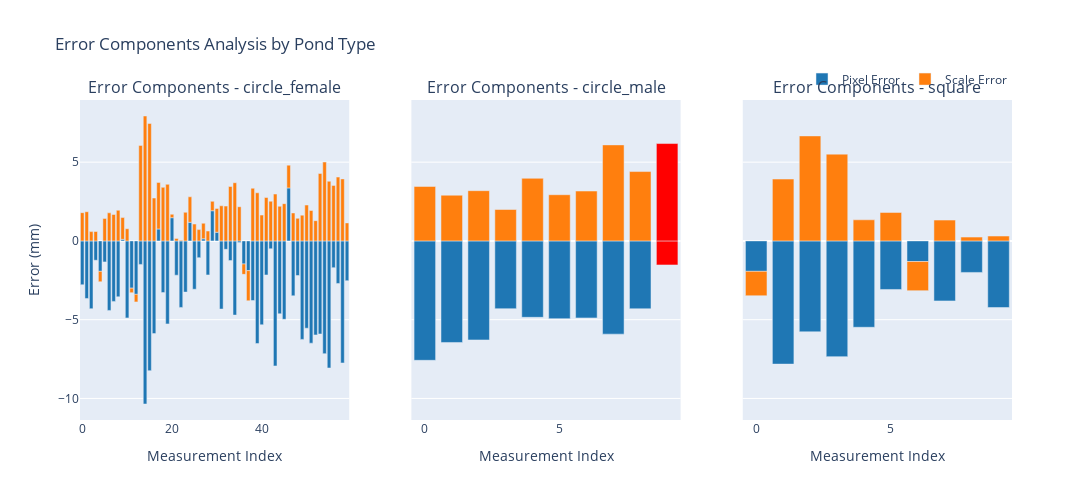

The code cell stored with this chart in its notebook:
### Code cell
# Create plotly subplots for error components bar plots
pond_types = df['Pond_Type'].unique()
n_pond_types = len(pond_types)


# Prepare data for all pond types
pond_data = {}
for pond_type in pond_types:
    df_pond = df[df['Pond_Type'] == pond_type].copy()
    df_pond = df_pond.reset_index(drop=True)
    df_pond=df_pond.sort_values(by='Label')
    
    # Calculate error components in mm
    mm_per_px_gt = 10 / df_pond['mean_scale']
    mm_per_px_pred = 10 / df_pond['pred_scale']


    df_pond['pixel_error_mm'] = (df_pond['pred_Distance_pixels'] - df_pond['mean_pixels']) * mm_per_px_pred
    df_pond['scale_error_mm'] = df_pond['mean_pixels'] * (mm_per_px_pred - mm_per_px_gt)
    df_pond['total_error_mm'] = df_pond['pixel_error_mm'] + df_pond['scale_error_mm']

    
    # Calculate total error and identify outliers using IQR
    df_pond['total_error_mm'] = df_pond['pixel_error_mm'] + df_pond['scale_error_mm']
    q1_total = df_pond['total_error_mm'].quantile(0.25)
    q3_total = df_pond['total_error_mm'].quantile(0.75)
    iqr_total = q3_total - q1_total
    outlier_threshold_low_total = q1_total - 1.5 * iqr_total
    outlier_threshold_high_total = q3_total + 1.5 * iqr_total
    df_pond['is_outlier_total'] = (df_pond['total_error_mm'] < outlier_threshold_low_total) | (df_pond['total_error_mm'] > outlier_threshold_high_total)
    
    # Calculate MAPE outliers using IQR
    q1_mape = df_pond['mape_percent'].quantile(0.25)
    q3_mape = df_pond['mape_percent'].quantile(0.75)
    iqr_mape = q3_mape - q1_mape
    outlier_threshold_low_mape = q1_mape - 1.5 * iqr_mape
    outlier_threshold_high_mape = q3_mape + 1.5 * iqr_mape
    df_pond['is_outlier_mape'] = (df_pond['mape_percent'] < outlier_threshold_low_mape) | (df_pond['mape_percent'] > outlier_threshold_high_mape)
    
    pond_data[pond_type] = df_pond

# Create plotly subplots for error components bar plots
fig_bar = make_subplots(
    rows=1, cols=n_pond_types,
    subplot_titles=[f'Error Components - {pond_type}' for pond_type in pond_types],
    shared_yaxes=True
)

for i, pond_type in enumerate(pond_types):
    df_pond = pond_data[pond_type]
    
    # Add Pixel Error bars
    fig_bar.add_trace(
        go.Bar(
            name='Pixel Error' if i == 0 else '',  # Only show legend for first subplot
            x=df_pond.index,
            y=df_pond['pixel_error_mm'],
            marker_color=['red' if is_outlier else '#1f77b4' for is_outlier in df_pond['is_outlier_total']],
            showlegend=(i == 0),  # Only show legend for first subplot
            hovertemplate="Image: %{customdata[0]}<br>" +
                         "Prawn ID: %{customdata[1]}<br>" +
                         "Pixel Error: %{y:.2f}mm<br>" +
                         "Total Error: %{customdata[2]:.2f}mm<extra></extra>",  
            customdata=list(zip(df_pond['Label'], df_pond['PrawnID'], df_pond['total_error_mm']))
        ),
        row=1, col=i+1
    )
    
    # Add Scale Error bars
    fig_bar.add_trace(
        go.Bar(
            name='Scale Error' if i == 0 else '',  # Only show legend for first subplot
            x=df_pond.index,
            y=df_pond['scale_error_mm'],
            marker_color=['red' if is_outlier else '#ff7f0e' for is_outlier in df_pond['is_outlier_total']],
            showlegend=(i == 0),  # Only show legend for first subplot
            hovertemplate="Image: %{customdata[0]}<br>" +
                         "Prawn ID: %{customdata[1]}<br>" +
                         "Scale Error: %{y:.2f}mm<br>" +
                         "Total Error: %{customdata[2]:.2f}mm<extra></extra>",  
            customdata=list(zip(df_pond['Label'], df_pond['PrawnID'], df_pond['total_error_mm']))
        ),
        row=1, col=i+1
    )
    
    # Highlight MAPE outliers
    fig_bar.add_trace(
        go.Scatter(
            x=df_pond.index[df_pond['is_outlier_mape']],
            y=df_pond['total_error_mm'][df_pond['is_outlier_mape']],
            mode='markers',
            marker=dict(color='purple', size=10, symbol='x'),
            name='MAPE Outlier' if i == 0 else '',
            showlegend=(i == 0),
            hovertemplate="Image: %{customdata[0]}<br>" +
                         "Prawn ID: %{customdata[1]}<br>" +
                         "Total Error: %{y:.2f}mm<extra></extra>",
            customdata=list(zip(df_pond['Label'], df_pond['PrawnID']))
        ),
        row=1, col=i+1
    )

# Update layout
fig_bar.update_layout(
    title='Error Components Analysis by Pond Type',
    barmode='relative',  # Shows stacked bars
    height=500,
    width=1200,
    showlegend=True,
    legend=dict(
        orientation="h",
        yanchor="bottom",
        y=1.02,
        xanchor="right",
        x=1
    )
)

# Update axes
for i in range(n_pond_types):
    fig_bar.update_xaxes(title_text="Measurement Index", row=1, col=i+1)
    if i == 0:  # Only show y-axis title for first subplot
        fig_bar.update_yaxes(title_text="Error (mm)", row=1, col=i+1)

fig_bar.show()

### Figure 1 — Plotly figure (JSON) as saved in the notebook; plotly's stock layout.template omitted (floating-point values rounded to 4 significant figures; data arrays with more than 128 entries replaced by an {"elided": "..."} marker saying what was removed)
{"data": [{"customdata": {"elided": "60x3 mixed values"}, "hovertemplate": "Image: %{customdata[0]}<br>Prawn ID: %{customdata[1]}<br>Pixel Error: %{y:.2f}mm<br>Total Error: %{customdata[2]:.2f}mm<extra></extra>", "marker": {"color": ["#1f77b4", "#1f77b4", "#1f77b4", "#1f77b4", "#1f77b4", "#1f77b4", "#1f77b4", "#1f77b4", "#1f77b4", "#1f77b4", "#1f77b4", "#1f77b4", "#1f77b4", "#1f77b4", "#1f77b4", "#1f77b4", "#1f77b4", "#1f77b4", "#1f77b4", "#1f77b4", "#1f77b4", "#1f77b4", "#1f77b4", "#1f77b4", "#1f77b4", "#1f77b4", "#1f77b4", "#1f77b4", "#1f77b4", "#1f77b4", "#1f77b4", "#1f77b4", "#1f77b4", "#1f77b4", "#1f77b4", "#1f77b4", "#1f77b4", "#1f77b4", "#1f77b4", "#1f77b4", "#1f77b4", "#1f77b4", "#1f77b4", "#1f77b4", "#1f77b4", "#1f77b4", "#1f77b4", "#1f77b4", "#1f77b4", "#1f77b4", "#1f77b4", "#1f77b4", "#1f77b4", "#1f77b4", "#1f77b4", "#1f77b4", "#1f77b4", "#1f77b4", "#1f77b4", "#1f77b4"]}, "name": "Pixel Error", "showlegend": true, "type": "bar", "x": [0, 1, 2, 3, 4, 5, 6, 7, 8, 9, 10, 11, 12, 15, 14, 13, 16, 17, 18, 19, 20, 21, 22, 23, 24, 35, 34, 33, 32, 29, 28, 30, 31, 27, 26, 25, 37, 36, 38, 39, 40, 41, 48, 45, 44, 46, 47, 43, 42, 49, 53, 54, 55, 56, 57, 58, 50, 51, 52, 59], "xaxis": "x", "y": [-2.784, -3.654, -4.304, -1.228, -1.931, -1.331, -4.412, -3.841, -3.548, 0.09963, -4.888, -3.0, -3.39, -8.236, -10.35, -1.493, -5.883, 0.7581, -3.28, -5.268, 1.475, -2.176, -4.222, -3.25, 1.184, -0.1065, -4.707, -1.249, -0.5322, 1.916, -2.158, 0.5523, -4.326, 0.1357, -1.062, -3.068, -1.885, -1.464, -3.783, -6.516, -5.326, -2.161, -2.195, -4.975, -4.626, 3.365, -3.486, -7.936, -0.5003, -6.25, -5.906, -7.156, -8.066, -1.697, -2.701, -7.748, -5.542, -6.491, -5.968, -2.524], "yaxis": "y"}, {"customdata": {"elided": "60x3 mixed values"}, "hovertemplate": "Image: %{customdata[0]}<br>Prawn ID: %{customdata[1]}<br>Scale Error: %{y:.2f}mm<br>Total Error: %{customdata[2]:.2f}mm<extra></extra>", "marker": {"color": ["#ff7f0e", "#ff7f0e", "#ff7f0e", "#ff7f0e", "#ff7f0e", "#ff7f0e", "#ff7f0e", "#ff7f0e", "#ff7f0e", "#ff7f0e", "#ff7f0e", "#ff7f0e", "#ff7f0e", "#ff7f0e", "#ff7f0e", "#ff7f0e", "#ff7f0e", "#ff7f0e", "#ff7f0e", "#ff7f0e", "#ff7f0e", "#ff7f0e", "#ff7f0e", "#ff7f0e", "#ff7f0e", "#ff7f0e", "#ff7f0e", "#ff7f0e", "#ff7f0e", "#ff7f0e", "#ff7f0e", "#ff7f0e", "#ff7f0e", "#ff7f0e", "#ff7f0e", "#ff7f0e", "#ff7f0e", "#ff7f0e", "#ff7f0e", "#ff7f0e", "#ff7f0e", "#ff7f0e", "#ff7f0e", "#ff7f0e", "#ff7f0e", "#ff7f0e", "#ff7f0e", "#ff7f0e", "#ff7f0e", "#ff7f0e", "#ff7f0e", "#ff7f0e", "#ff7f0e", "#ff7f0e", "#ff7f0e", "#ff7f0e", "#ff7f0e", "#ff7f0e", "#ff7f0e", "#ff7f0e"]}, "name": "Scale Error", "showlegend": true, "type": "bar", "x": [0, 1, 2, 3, 4, 5, 6, 7, 8, 9, 10, 11, 12, 15, 14, 13, 16, 17, 18, 19, 20, 21, 22, 23, 24, 35, 34, 33, 32, 29, 28, 30, 31, 27, 26, 25, 37, 36, 38, 39, 40, 41, 48, 45, 44, 46, 47, 43, 42, 49, 53, 54, 55, 56, 57, 58, 50, 51, 52, 59], "xaxis": "x", "y": [1.794, 1.854, 0.5912, 0.5972, -0.6614, 1.43, 1.783, 1.677, 1.946, 1.384, 0.7716, -0.2852, -0.4793, 7.455, 7.93, 6.064, 2.721, 2.957, 3.4, 3.592, 0.2171, 0.1593, 0.0408, 1.817, 1.616, 2.171, 3.694, 3.457, 2.212, 0.5962, 0.6263, 1.512, 2.23, 0.9852, 0.7188, 1.072, -1.915, -0.6585, 3.343, 3.056, 1.639, 2.757, 1.433, 2.365, 2.199, 1.447, 1.775, 2.975, 2.52, 1.637, 4.28, 5.009, 3.788, 3.524, 4.052, 3.938, 2.279, 1.93, 1.287, 1.143], "yaxis": "y"}, {"customdata": [["carapace:undistorted_GX010067_33_625.jpg_gamma", "Prawn_1"], ["carapace:undistorted_GX010067_33_625.jpg_gamma", "Prawn_3"], ["carapace:undistorted_GX010068_26_666.jpg_gamma", "Prawn_1"], ["carapace:undistorted_GX010068_26_666.jpg_gamma", "Prawn_2"], ["carapace:undistorted_GX010068_27_795.jpg_gamma", "Prawn_1"], ["carapace:undistorted_GX010069_19_191.jpg_gamma", "Prawn_0"], ["carapace:undistorted_GX010069_19_191.jpg_gamma", "Prawn_1"], ["carapace:undistorted_GX010069_19_191.jpg_gamma", "Prawn_2"], ["carapace:undistorted_GX010069_19_191.jpg_gamma", "Prawn_3"], ["carapace:undistorted_GX010069_53_796.jpg_gamma", "Prawn_1"], ["carapace:undistorted_GX010073_55_1014.jpg_gamma", "Prawn_3"], ["carapace:undistorted_GX010077_14_237.jpg_gamma", "Prawn_0"], ["carapace:undistorted_GX010077_14_237.jpg_gamma", "Prawn_2"], ["carapace:undistorted_GX010080_157_2283.jpg_gamma", "Prawn_4"], ["carapace:undistorted_GX010080_157_2283.jpg_gamma", "Prawn_3"], ["carapace:undistorted_GX010080_157_2283.jpg_gamma", "Prawn_0"], ["carapace:undistorted_GX010080_193_2640.jpg_gamma", "Prawn_0"], ["carapace:undistorted_GX010080_212_2954.jpg_gamma", "Prawn_0"], ["carapace:undistorted_GX010080_212_2954.jpg_gamma", "Prawn_1"], ["carapace:undistorted_GX010080_212_2954.jpg_gamma", "Prawn_2"], ["carapace:undistorted_GX010080_237_3366.jpg_gamma", "Prawn_0"], ["carapace:undistorted_GX010080_237_3366.jpg_gamma", "Prawn_1"], ["carapace:undistorted_GX010080_237_3366.jpg_gamma", "Prawn_2"], ["carapace:undistorted_GX010080_238_3392.jpg_gamma", "Prawn_0"], ["carapace:undistorted_GX010080_238_3392.jpg_gamma", "Prawn_4"], ["carapace:undistorted_GX010082_236_3137.jpg_gamma", "Prawn_3"], ["carapace:undistorted_GX010082_236_3137.jpg_gamma", "Prawn_2"], ["carapace:undistorted_GX010082_236_3137.jpg_gamma", "Prawn_1"], ["carapace:undistorted_GX010082_236_3137.jpg_gamma", "Prawn_0"], ["carapace:undistorted_GX010082_53_796.jpg_gamma", "Prawn_1"], ["carapace:undistorted_GX010082_53_796.jpg_gamma", "Prawn_0"], ["carapace:undistorted_GX010082_65_1070.jpg_gamma", "Prawn_0"], ["carapace:undistorted_GX010082_65_1070.jpg_gamma", "Prawn_2"], ["carapace:undistorted_GX010082_8_59.jpg_gamma", "Prawn_4"], ["carapace:undistorted_GX010082_8_59.jpg_gamma", "Prawn_3"], ["carapace:undistorted_GX010082_8_59.jpg_gamma", "Prawn_1"], ["carapace:undistorted_GX010084_130_1748.jpg_gamma", "Prawn_0"], ["carapace:undistorted_GX010084_30_344.jpg_gamma", "Prawn_5"], ["carapace:undistorted_GX010085_261_3610.jpg_gamma", "Prawn_1"], ["carapace:undistorted_GX010085_261_3610.jpg_gamma", "Prawn_2"], ["carapace:undistorted_GX010088_209_2904.jpg_gamma", "Prawn_1"], ["carapace:undistorted_GX010090_132_1852.jpg_gamma", "Prawn_0"], ["carapace:undistorted_GX010094_163_2312.jpg_gamma", "Prawn_0"], ["carapace:undistorted_GX010094_24_430.jpg_gamma", "Prawn_2"], ["carapace:undistorted_GX010094_24_430.jpg_gamma", "Prawn_1"], ["carapace:undistorted_GX010094_93_1258.jpg_gamma", "Prawn_0"], ["carapace:undistorted_GX010094_93_1258.jpg_gamma", "Prawn_1"], ["carapace:undistorted_GX010094_9_129.jpg_gamma", "Prawn_1"], ["carapace:undistorted_GX010094_9_129.jpg_gamma", "Prawn_0"], ["carapace:undistorted_GX010096_107_1571.jpg_gamma", "Prawn_0"], ["carapace:undistorted_GX010097_105_1651.jpg_gamma", "Prawn_0"], ["carapace:undistorted_GX010097_105_1651.jpg_gamma", "Prawn_1"], ["carapace:undistorted_GX010097_105_1651.jpg_gamma", "Prawn_2"], ["carapace:undistorted_GX010097_105_1651.jpg_gamma", "Prawn_3"], ["carapace:undistorted_GX010097_124_1870.jpg_gamma", "Prawn_0"], ["carapace:undistorted_GX010097_124_1870.jpg_gamma", "Prawn_1"], ["carapace:undistorted_GX010097_32_528.jpg_gamma", "Prawn_1"], ["carapace:undistorted_GX010097_60_1080.jpg_gamma", "Prawn_0"], ["carapace:undistorted_GX010097_60_1080.jpg_gamma", "Prawn_1"], ["carapace:undistorted_GX010101_12_173.jpg_gamma", "Prawn_0"]], "hovertemplate": "Image: %{customdata[0]}<br>Prawn ID: %{customdata[1]}<br>Total Error: %{y:.2f}mm<extra></extra>", "marker": {"color": "purple", "size": 10, "symbol": "x"}, "mode": "markers", "name": "MAPE Outlier", "showlegend": true, "type": "scatter", "x": [], "xaxis": "x", "y": [], "yaxis": "y"}, {"customdata": [["carapace:undistorted_GX010089_11_236.jpg_gamma", "Prawn_0", -4.12], ["carapace:undistorted_GX010089_11_236.jpg_gamma", "Prawn_1", -3.545], ["carapace:undistorted_GX010089_11_236.jpg_gamma", "Prawn_2", -3.097], ["carapace:undistorted_GX010091_5_149.jpg_gamma", "Prawn_0", -2.308], ["carapace:undistorted_GX010102_50_1396.jpg_gamma", "Prawn_0", 0.1785], ["carapace:undistorted_GX010102_9_165.jpg_gamma", "Prawn_0", -0.8756], ["carapace:undistorted_GX010102_9_165.jpg_gamma", "Prawn_3", -2.002], ["carapace:undistorted_GX010102_9_165.jpg_gamma", "Prawn_4", -1.724], ["carapace:undistorted_GX010105_28_816.jpg_gamma", "Prawn_0", 0.09591], ["carapace:undistorted_GX010105_28_816.jpg_gamma", "Prawn_1", 4.657]], "hovertemplate": "Image: %{customdata[0]}<br>Prawn ID: %{customdata[1]}<br>Pixel Error: %{y:.2f}mm<br>Total Error: %{customdata[2]:.2f}mm<extra></extra>", "marker": {"color": ["#1f77b4", "#1f77b4", "#1f77b4", "#1f77b4", "#1f77b4", "#1f77b4", "#1f77b4", "#1f77b4", "#1f77b4", "red"]}, "name": "", "showlegend": false, "type": "bar", "x": [0, 1, 2, 3, 7, 4, 5, 6, 8, 9], "xaxis": "x2", "y": [-7.578, -6.447, -6.286, -4.302, -5.917, -4.85, -4.935, -4.89, -4.308, -1.525], "yaxis": "y2"}, {"customdata": [["carapace:undistorted_GX010089_11_236.jpg_gamma", "Prawn_0", -4.12], ["carapace:undistorted_GX010089_11_236.jpg_gamma", "Prawn_1", -3.545], ["carapace:undistorted_GX010089_11_236.jpg_gamma", "Prawn_2", -3.097], ["carapace:undistorted_GX010091_5_149.jpg_gamma", "Prawn_0", -2.308], ["carapace:undistorted_GX010102_50_1396.jpg_gamma", "Prawn_0", 0.1785], ["carapace:undistorted_GX010102_9_165.jpg_gamma", "Prawn_0", -0.8756], ["carapace:undistorted_GX010102_9_165.jpg_gamma", "Prawn_3", -2.002], ["carapace:undistorted_GX010102_9_165.jpg_gamma", "Prawn_4", -1.724], ["carapace:undistorted_GX010105_28_816.jpg_gamma", "Prawn_0", 0.09591], ["carapace:undistorted_GX010105_28_816.jpg_gamma", "Prawn_1", 4.657]], "hovertemplate": "Image: %{customdata[0]}<br>Prawn ID: %{customdata[1]}<br>Scale Error: %{y:.2f}mm<br>Total Error: %{customdata[2]:.2f}mm<extra></extra>", "marker": {"color": ["#ff7f0e", "#ff7f0e", "#ff7f0e", "#ff7f0e", "#ff7f0e", "#ff7f0e", "#ff7f0e", "#ff7f0e", "#ff7f0e", "red"]}, "name": "", "showlegend": false, "type": "bar", "x": [0, 1, 2, 3, 7, 4, 5, 6, 8, 9], "xaxis": "x2", "y": [3.458, 2.902, 3.189, 1.994, 6.096, 3.974, 2.933, 3.166, 4.404, 6.182], "yaxis": "y2"}, {"customdata": [["carapace:undistorted_GX010089_11_236.jpg_gamma", "Prawn_0"], ["carapace:undistorted_GX010089_11_236.jpg_gamma", "Prawn_1"], ["carapace:undistorted_GX010089_11_236.jpg_gamma", "Prawn_2"], ["carapace:undistorted_GX010091_5_149.jpg_gamma", "Prawn_0"], ["carapace:undistorted_GX010102_50_1396.jpg_gamma", "Prawn_0"], ["carapace:undistorted_GX010102_9_165.jpg_gamma", "Prawn_0"], ["carapace:undistorted_GX010102_9_165.jpg_gamma", "Prawn_3"], ["carapace:undistorted_GX010102_9_165.jpg_gamma", "Prawn_4"], ["carapace:undistorted_GX010105_28_816.jpg_gamma", "Prawn_0"], ["carapace:undistorted_GX010105_28_816.jpg_gamma", "Prawn_1"]], "hovertemplate": "Image: %{customdata[0]}<br>Prawn ID: %{customdata[1]}<br>Total Error: %{y:.2f}mm<extra></extra>", "marker": {"color": "purple", "size": 10, "symbol": "x"}, "mode": "markers", "name": "", "showlegend": false, "type": "scatter", "x": [], "xaxis": "x2", "y": [], "yaxis": "y2"}, {"customdata": [["carapace:undistorted_GX010162_72_927.jpg_gamma.jpg_gamma", "Prawn_0", -3.48], ["carapace:undistorted_GX010178_107_2118", "Prawn_0", -3.893], ["carapace:undistorted_GX010179_88_1697.jpg_gamma", "Prawn_0", 0.8961], ["carapace:undistorted_GX010180_91_1563", "Prawn_0", -1.837], ["carapace:undistorted_GX010180_99_1788", "Prawn_0", -4.142], ["carapace:undistorted_GX010181_101_1542", "Prawn_0", -1.275], ["carapace:undistorted_GX010183_128_2852.jpg_gamma", "Prawn_0", -1.758], ["carapace:undistorted_GX010183_128_2852.jpg_gamma", "Prawn_1", -3.919], ["carapace:undistorted_GX010183_37_685.jpg_gamma", "Prawn_1", -3.156], ["carapace:undistorted_GX010183_80_1633.jpg_gamma", "Prawn_1", -2.487]], "hovertemplate": "Image: %{customdata[0]}<br>Prawn ID: %{customdata[1]}<br>Pixel Error: %{y:.2f}mm<br>Total Error: %{customdata[2]:.2f}mm<extra></extra>", "marker": {"color": ["#1f77b4", "#1f77b4", "#1f77b4", "#1f77b4", "#1f77b4", "#1f77b4", "#1f77b4", "#1f77b4", "#1f77b4", "#1f77b4"]}, "name": "", "showlegend": false, "type": "bar", "x": [0, 1, 2, 3, 4, 5, 8, 9, 6, 7], "xaxis": "x3", "y": [-1.931, -7.82, -5.77, -7.346, -5.482, -3.082, -2.0, -4.228, -1.308, -3.809], "yaxis": "y3"}, {"customdata": [["carapace:undistorted_GX010162_72_927.jpg_gamma.jpg_gamma", "Prawn_0", -3.48], ["carapace:undistorted_GX010178_107_2118", "Prawn_0", -3.893], ["carapace:undistorted_GX010179_88_1697.jpg_gamma", "Prawn_0", 0.8961], ["carapace:undistorted_GX010180_91_1563", "Prawn_0", -1.837], ["carapace:undistorted_GX010180_99_1788", "Prawn_0", -4.142], ["carapace:undistorted_GX010181_101_1542", "Prawn_0", -1.275], ["carapace:undistorted_GX010183_128_2852.jpg_gamma", "Prawn_0", -1.758], ["carapace:undistorted_GX010183_128_2852.jpg_gamma", "Prawn_1", -3.919], ["carapace:undistorted_GX010183_37_685.jpg_gamma", "Prawn_1", -3.156], ["carapace:undistorted_GX010183_80_1633.jpg_gamma", "Prawn_1", -2.487]], "hovertemplate": "Image: %{customdata[0]}<br>Prawn ID: %{customdata[1]}<br>Scale Error: %{y:.2f}mm<br>Total Error: %{customdata[2]:.2f}mm<extra></extra>", "marker": {"color": ["#ff7f0e", "#ff7f0e", "#ff7f0e", "#ff7f0e", "#ff7f0e", "#ff7f0e", "#ff7f0e", "#ff7f0e", "#ff7f0e", "#ff7f0e"]}, "name": "", "showlegend": false, "type": "bar", "x": [0, 1, 2, 3, 4, 5, 8, 9, 6, 7], "xaxis": "x3", "y": [-1.549, 3.927, 6.667, 5.509, 1.34, 1.808, 0.2423, 0.3089, -1.848, 1.322], "yaxis": "y3"}, {"customdata": [["carapace:undistorted_GX010162_72_927.jpg_gamma.jpg_gamma", "Prawn_0"], ["carapace:undistorted_GX010178_107_2118", "Prawn_0"], ["carapace:undistorted_GX010179_88_1697.jpg_gamma", "Prawn_0"], ["carapace:undistorted_GX010180_91_1563", "Prawn_0"], ["carapace:undistorted_GX010180_99_1788", "Prawn_0"], ["carapace:undistorted_GX010181_101_1542", "Prawn_0"], ["carapace:undistorted_GX010183_128_2852.jpg_gamma", "Prawn_0"], ["carapace:undistorted_GX010183_128_2852.jpg_gamma", "Prawn_1"], ["carapace:undistorted_GX010183_37_685.jpg_gamma", "Prawn_1"], ["carapace:undistorted_GX010183_80_1633.jpg_gamma", "Prawn_1"]], "hovertemplate": "Image: %{customdata[0]}<br>Prawn ID: %{customdata[1]}<br>Total Error: %{y:.2f}mm<extra></extra>", "marker": {"color": "purple", "size": 10, "symbol": "x"}, "mode": "markers", "name": "", "showlegend": false, "type": "scatter", "x": [], "xaxis": "x3", "y": [], "yaxis": "y3"}], "layout": {"annotations": [{"font": {"size": 16}, "showarrow": false, "text": "Error Components - circle_female", "x": 0.1444, "xanchor": "center", "xref": "paper", "y": 1, "yanchor": "bottom", "yref": "paper"}, {"font": {"size": 16}, "showarrow": false, "text": "Error Components - circle_male", "x": 0.5, "xanchor": "center", "xref": "paper", "y": 1, "yanchor": "bottom", "yref": "paper"}, {"font": {"size": 16}, "showarrow": false, "text": "Error Components - square", "x": 0.8556, "xanchor": "center", "xref": "paper", "y": 1, "yanchor": "bottom", "yref": "paper"}], "barmode": "relative", "height": 500, "legend": {"orientation": "h", "x": 1, "xanchor": "right", "y": 1.02, "yanchor": "bottom"}, "showlegend": true, "title": {"text": "Error Components Analysis by Pond Type"}, "width": 1200, "xaxis": {"anchor": "y", "domain": [0, 0.2889], "title": {"text": "Measurement Index"}}, "xaxis2": {"anchor": "y2", "domain": [0.3556, 0.6444], "title": {"text": "Measurement Index"}}, "xaxis3": {"anchor": "y3", "domain": [0.7111, 1], "title": {"text": "Measurement Index"}}, "yaxis": {"anchor": "x", "domain": [0, 1], "title": {"text": "Error (mm)"}}, "yaxis2": {"anchor": "x2", "domain": [0, 1], "matches": "y", "showticklabels": false}, "yaxis3": {"anchor": "x3", "domain": [0, 1], "matches": "y", "showticklabels": false}}}
